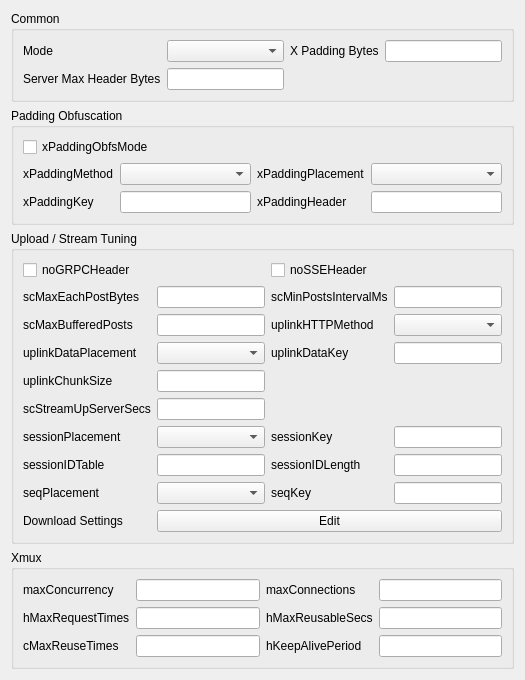
              <widget class="QWidget" name="xray_xhttp_box" native="true">
               <property name="sizePolicy">
                <sizepolicy hsizetype="Expanding" vsizetype="Preferred">
                 <horstretch>0</horstretch>
                 <verstretch>0</verstretch>
                </sizepolicy>
               </property>
               <layout class="QVBoxLayout" name="verticalLayout_xray_xhttp">
                <item>
                 <widget class="QGroupBox" name="xray_xhttp_common_box">
                  <property name="sizePolicy">
                   <sizepolicy hsizetype="Expanding" vsizetype="Maximum">
                    <horstretch>0</horstretch>
                    <verstretch>0</verstretch>
                   </sizepolicy>
                  </property>
                  <property name="title">
                   <string>Common</string>
                  </property>
                  <layout class="QGridLayout" name="gridLayout_xray_xhttp_common">
                   <item row="0" column="0">
                    <widget class="QLabel" name="xray_mode_l">
                     <property name="text">
                      <string>Mode</string>
                     </property>
                     <property name="buddy">
                      <cstring>xray_mode</cstring>
                     </property>
                    </widget>
                   </item>
                   <item row="0" column="1">
                    <widget class="NoWheelComboBox" name="xray_mode"/>
                   </item>
                   <item row="0" column="2">
                    <widget class="QLabel" name="xray_xpaddingbytes_l">
                     <property name="text">
                      <string>X Padding Bytes</string>
                     </property>
                     <property name="buddy">
                      <cstring>xray_xpaddingbytes</cstring>
                     </property>
                    </widget>
                   </item>
                   <item row="0" column="3">
                    <widget class="QLineEdit" name="xray_xpaddingbytes"/>
                   </item>
                   <item row="1" column="0">
                    <widget class="QLabel" name="xray_serverMaxHeaderBytes_l">
                     <property name="text">
                      <string>Server Max Header Bytes</string>
                     </property>
                     <property name="buddy">
                      <cstring>xray_serverMaxHeaderBytes</cstring>
                     </property>
                    </widget>
                   </item>
                   <item row="1" column="1">
                    <widget class="QLineEdit" name="xray_serverMaxHeaderBytes"/>
                   </item>
                  </layout>
                 </widget>
                </item>
                <item>
                 <widget class="QGroupBox" name="xray_xhttp_padding_box">
                  <property name="uiLevel" stdset="0">
                   <string notr="true">advanced</string>
                  </property>
                  <property name="sizePolicy">
                   <sizepolicy hsizetype="Expanding" vsizetype="Maximum">
                    <horstretch>0</horstretch>
                    <verstretch>0</verstretch>
                   </sizepolicy>
                  </property>
                  <property name="title">
                   <string>Padding Obfuscation</string>
                  </property>
                  <layout class="QGridLayout" name="gridLayout_xray_xhttp_padding">
                   <item row="0" column="0" colspan="4">
                    <widget class="QCheckBox" name="xray_xpadding_obfs_mode">
                     <property name="text">
                      <string>xPaddingObfsMode</string>
                     </property>
                    </widget>
                   </item>
                   <item row="1" column="0">
                    <widget class="QLabel" name="label_xpadding_method">
                     <property name="text">
                      <string>xPaddingMethod</string>
                     </property>
                     <property name="buddy">
                      <cstring>xray_xpadding_method</cstring>
                     </property>
                    </widget>
                   </item>
                   <item row="1" column="1">
                    <widget class="NoWheelComboBox" name="xray_xpadding_method"/>
                   </item>
                   <item row="1" column="2">
                    <widget class="QLabel" name="label_xpadding_placement">
                     <property name="text">
                      <string>xPaddingPlacement</string>
                     </property>
                     <property name="buddy">
                      <cstring>xray_xpadding_placement</cstring>
                     </property>
                    </widget>
                   </item>
                   <item row="1" column="3">
                    <widget class="NoWheelComboBox" name="xray_xpadding_placement"/>
                   </item>
                   <item row="2" column="0">
                    <widget class="QLabel" name="label_xpadding_key">
                     <property name="text">
                      <string>xPaddingKey</string>
                     </property>
                     <property name="buddy">
                      <cstring>xray_xpadding_key</cstring>
                     </property>
                    </widget>
                   </item>
                   <item row="2" column="1">
                    <widget class="QLineEdit" name="xray_xpadding_key"/>
                   </item>
                   <item row="2" column="2">
                    <widget class="QLabel" name="label_xpadding_header">
                     <property name="text">
                      <string>xPaddingHeader</string>
                     </property>
                     <property name="buddy">
                      <cstring>xray_xpadding_header</cstring>
                     </property>
                    </widget>
                   </item>
                   <item row="2" column="3">
                    <widget class="QLineEdit" name="xray_xpadding_header"/>
                   </item>
                  </layout>
                 </widget>
                </item>
                <item>
                 <widget class="QGroupBox" name="xray_xhttp_packet_box">
                  <property name="uiLevel" stdset="0">
                   <string notr="true">advanced</string>
                  </property>
                  <property name="sizePolicy">
                   <sizepolicy hsizetype="Expanding" vsizetype="Maximum">
                    <horstretch>0</horstretch>
                    <verstretch>0</verstretch>
                   </sizepolicy>
                  </property>
                  <property name="title">
                   <string>Upload / Stream Tuning</string>
                  </property>
                  <layout class="QGridLayout" name="gridLayout_xray_xhttp_packet">
                   <item row="1" column="0">
                    <widget class="QLabel" name="xray_scMaxEachPostBytes_l">
                     <property name="text">
                      <string>scMaxEachPostBytes</string>
                     </property>
                     <property name="buddy">
                      <cstring>xray_scMaxEachPostBytes</cstring>
                     </property>
                    </widget>
                   </item>
                   <item row="1" column="1">
                    <widget class="QLineEdit" name="xray_scMaxEachPostBytes"/>
                   </item>
                   <item row="1" column="2">
                    <widget class="QLabel" name="xray_scMinPostsIntervalMs_l">
                     <property name="text">
                      <string>scMinPostsIntervalMs</string>
                     </property>
                     <property name="buddy">
                      <cstring>xray_scMinPostsIntervalMs</cstring>
                     </property>
                    </widget>
                   </item>
                   <item row="1" column="3">
                    <widget class="QLineEdit" name="xray_scMinPostsIntervalMs"/>
                   </item>
                   <item row="2" column="0">
                    <widget class="QLabel" name="xray_scMaxBufferedPosts_l">
                     <property name="text">
                      <string>scMaxBufferedPosts</string>
                     </property>
                     <property name="buddy">
                      <cstring>xray_scMaxBufferedPosts</cstring>
                     </property>
                    </widget>
                   </item>
                   <item row="2" column="1">
                    <widget class="QLineEdit" name="xray_scMaxBufferedPosts"/>
                   </item>
                   <item row="2" column="2">
                    <widget class="QLabel" name="xray_uplink_http_method_l">
                     <property name="text">
                      <string>uplinkHTTPMethod</string>
                     </property>
                     <property name="buddy">
                      <cstring>xray_uplink_http_method</cstring>
                     </property>
                    </widget>
                   </item>
                   <item row="2" column="3">
                    <widget class="NoWheelComboBox" name="xray_uplink_http_method"/>
                   </item>
                   <item row="3" column="0">
                    <widget class="QLabel" name="xray_uplink_data_placement_l">
                     <property name="text">
                      <string>uplinkDataPlacement</string>
                     </property>
                     <property name="buddy">
                      <cstring>xray_uplink_data_placement</cstring>
                     </property>
                    </widget>
                   </item>
                   <item row="3" column="1">
                    <widget class="NoWheelComboBox" name="xray_uplink_data_placement"/>
                   </item>
                   <item row="3" column="2">
                    <widget class="QLabel" name="xray_uplink_data_key_l">
                     <property name="text">
                      <string>uplinkDataKey</string>
                     </property>
                     <property name="buddy">
                      <cstring>xray_uplink_data_key</cstring>
                     </property>
                    </widget>
                   </item>
                   <item row="3" column="3">
                    <widget class="QLineEdit" name="xray_uplink_data_key"/>
                   </item>
                   <item row="4" column="0">
                    <widget class="QLabel" name="xray_uplink_chunk_size_l">
                     <property name="text">
                      <string>uplinkChunkSize</string>
                     </property>
                     <property name="buddy">
                      <cstring>xray_uplink_chunk_size</cstring>
                     </property>
                    </widget>
                   </item>
                   <item row="4" column="1">
                    <widget class="QLineEdit" name="xray_uplink_chunk_size"/>
                   </item>
                   <item row="0" column="0" colspan="2">
                    <widget class="QCheckBox" name="xray_no_grpc">
                     <property name="text">
                      <string>noGRPCHeader</string>
                     </property>
                    </widget>
                   </item>
                   <item row="0" column="2" colspan="2">
                    <widget class="QCheckBox" name="xray_no_sse">
                     <property name="text">
                      <string>noSSEHeader</string>
                     </property>
                    </widget>
                   </item>
                   <item row="5" column="0">
                    <widget class="QLabel" name="xray_scStreamUpServerSecs_l">
                     <property name="text">
                      <string>scStreamUpServerSecs</string>
                     </property>
                     <property name="buddy">
                      <cstring>xray_scStreamUpServerSecs</cstring>
                     </property>
                    </widget>
                   </item>
                   <item row="5" column="1">
                    <widget class="QLineEdit" name="xray_scStreamUpServerSecs"/>
                   </item>
                   <item row="6" column="0">
                    <widget class="QLabel" name="xray_session_placement_l">
                     <property name="text">
                      <string>sessionPlacement</string>
                     </property>
                     <property name="buddy">
                      <cstring>xray_session_placement</cstring>
                     </property>
                    </widget>
                   </item>
                   <item row="6" column="1">
                    <widget class="NoWheelComboBox" name="xray_session_placement"/>
                   </item>
                   <item row="6" column="2">
                    <widget class="QLabel" name="xray_session_key_l">
                     <property name="text">
                      <string>sessionKey</string>
                     </property>
                     <property name="buddy">
                      <cstring>xray_session_key</cstring>
                     </property>
                    </widget>
                   </item>
                   <item row="6" column="3">
                    <widget class="QLineEdit" name="xray_session_key"/>
                   </item>
                   <item row="7" column="0">
                    <widget class="QLabel" name="xray_session_id_table_l">
                     <property name="text">
                      <string>sessionIDTable</string>
                     </property>
                     <property name="buddy">
                      <cstring>xray_session_id_table</cstring>
                     </property>
                    </widget>
                   </item>
                   <item row="7" column="1">
                    <widget class="QLineEdit" name="xray_session_id_table"/>
                   </item>
                   <item row="7" column="2">
                    <widget class="QLabel" name="xray_session_id_length_l">
                     <property name="text">
                      <string>sessionIDLength</string>
                     </property>
                     <property name="buddy">
                      <cstring>xray_session_id_length</cstring>
                     </property>
                    </widget>
                   </item>
                   <item row="7" column="3">
                    <widget class="QLineEdit" name="xray_session_id_length"/>
                   </item>
                   <item row="8" column="0">
                    <widget class="QLabel" name="xray_seq_placement_l">
                     <property name="text">
                      <string>seqPlacement</string>
                     </property>
                     <property name="buddy">
                      <cstring>xray_seq_placement</cstring>
                     </property>
                    </widget>
                   </item>
                   <item row="8" column="1">
                    <widget class="NoWheelComboBox" name="xray_seq_placement"/>
                   </item>
                   <item row="8" column="2">
                    <widget class="QLabel" name="xray_seq_key_l">
                     <property name="text">
                      <string>seqKey</string>
                     </property>
                     <property name="buddy">
                      <cstring>xray_seq_key</cstring>
                     </property>
                    </widget>
                   </item>
                   <item row="8" column="3">
                    <widget class="QLineEdit" name="xray_seq_key"/>
                   </item>
                   <item row="9" column="0">
                    <widget class="QLabel" name="xray_downloadsettings_l">
                     <property name="text">
                      <string>Download Settings</string>
                     </property>
                     <property name="buddy">
                      <cstring>xray_downloadsettings_edit</cstring>
                     </property>
                    </widget>
                   </item>
                   <item row="9" column="1" colspan="3">
                    <widget class="QPushButton" name="xray_downloadsettings_edit">
                     <property name="text">
                      <string>Edit</string>
                     </property>
                    </widget>
                   </item>
                  </layout>
                 </widget>
                </item>
                <item>
                 <widget class="QGroupBox" name="xray_xhttp_xmux_box">
                  <property name="uiLevel" stdset="0">
                   <string notr="true">advanced</string>
                  </property>
                  <property name="sizePolicy">
                   <sizepolicy hsizetype="Expanding" vsizetype="Maximum">
                    <horstretch>0</horstretch>
                    <verstretch>0</verstretch>
                   </sizepolicy>
                  </property>
                  <property name="title">
                   <string>Xmux</string>
                  </property>
                  <layout class="QGridLayout" name="gridLayout_xray_xhttp_xmux">
                   <item row="0" column="0">
                    <widget class="QLabel" name="xray_max_concurrency_l">
                     <property name="text">
                      <string>maxConcurrency</string>
                     </property>
                     <property name="buddy">
                      <cstring>xray_max_concurrency</cstring>
                     </property>
                    </widget>
                   </item>
                   <item row="0" column="1">
                    <widget class="QLineEdit" name="xray_max_concurrency"/>
                   </item>
                   <item row="0" column="2">
                    <widget class="QLabel" name="xray_max_connections_l">
                     <property name="text">
                      <string>maxConnections</string>
                     </property>
                     <property name="buddy">
                      <cstring>xray_max_connections</cstring>
                     </property>
                    </widget>
                   </item>
                   <item row="0" column="3">
                    <widget class="QLineEdit" name="xray_max_connections"/>
                   </item>
                   <item row="1" column="0">
                    <widget class="QLabel" name="xray_hMaxRequestTimes_l">
                     <property name="text">
                      <string>hMaxRequestTimes</string>
                     </property>
                     <property name="buddy">
                      <cstring>xray_hMaxRequestTimes</cstring>
                     </property>
                    </widget>
                   </item>
                   <item row="1" column="1">
                    <widget class="QLineEdit" name="xray_hMaxRequestTimes"/>
                   </item>
                   <item row="1" column="2">
                    <widget class="QLabel" name="xray_hMaxReusableSecs_l">
                     <property name="text">
                      <string>hMaxReusableSecs</string>
                     </property>
                     <property name="buddy">
                      <cstring>xray_hMaxReusableSecs</cstring>
                     </property>
                    </widget>
                   </item>
                   <item row="1" column="3">
                    <widget class="QLineEdit" name="xray_hMaxReusableSecs"/>
                   </item>
                   <item row="2" column="0">
                    <widget class="QLabel" name="xray_max_reuse_times_l">
                     <property name="text">
                      <string>cMaxReuseTimes</string>
                     </property>
                     <property name="buddy">
                      <cstring>xray_max_reuse_times</cstring>
                     </property>
                    </widget>
                   </item>
                   <item row="2" column="1">
                    <widget class="QLineEdit" name="xray_max_reuse_times"/>
                   </item>
                   <item row="2" column="2">
                    <widget class="QLabel" name="xray_keep_alive_period_l">
                     <property name="text">
                      <string>hKeepAlivePeriod</string>
                     </property>
                     <property name="buddy">
                      <cstring>xray_keep_alive_period</cstring>
                     </property>
                    </widget>
                   </item>
                   <item row="2" column="3">
                    <widget class="QLineEdit" name="xray_keep_alive_period"/>
                   </item>
                  </layout>
                 </widget>
                </item>
               </layout>
              </widget>
